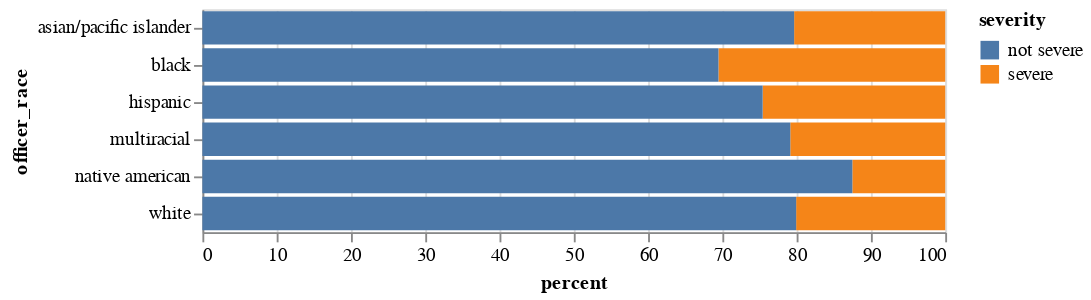

Notebook cell for this chart:
### Code cell
severe = discipline_severe_vs_all_race[['officer_race','perc_severe']].copy()
severe['severity'] = 'severe'

not_severe = discipline_severe_vs_all_race[['officer_race','perc_not_severe']].copy()
not_severe['severity'] = 'not severe'

severity_data = pd.concat(
    [severe.rename(columns={'perc_severe': 'percent'}),
    not_severe.rename(columns={'perc_not_severe': 'percent'})]
)

alt.Chart(severity_data).mark_bar().encode(
    x='percent',
    y='officer_race',
    color='severity'
)

### Figure 1 — Vega-Lite specification as saved in the notebook (floating-point values rounded to 4 significant figures)
{"config": {"view": {"continuousWidth": 400, "continuousHeight": 300}}, "data": {"name": "data-b85ec1878897c36a9d5c867a6319a4b7"}, "mark": "bar", "encoding": {"color": {"type": "nominal", "field": "severity"}, "x": {"type": "quantitative", "field": "percent"}, "y": {"type": "nominal", "field": "officer_race"}}, "$schema": "https://vega.github.io/schema/vega-lite/v4.8.1.json", "datasets": {"data-b85ec1878897c36a9d5c867a6319a4b7": [{"officer_race": "asian/pacific islander", "percent": 20.34, "severity": "severe"}, {"officer_race": "black", "percent": 30.53, "severity": "severe"}, {"officer_race": "hispanic", "percent": 24.58, "severity": "severe"}, {"officer_race": "multiracial", "percent": 20.86, "severity": "severe"}, {"officer_race": "native american", "percent": 12.5, "severity": "severe"}, {"officer_race": "white", "percent": 20.07, "severity": "severe"}, {"officer_race": "asian/pacific islander", "percent": 79.66, "severity": "not severe"}, {"officer_race": "black", "percent": 69.47, "severity": "not severe"}, {"officer_race": "hispanic", "percent": 75.42, "severity": "not severe"}, {"officer_race": "multiracial", "percent": 79.14, "severity": "not severe"}, {"officer_race": "native american", "percent": 87.5, "severity": "not severe"}, {"officer_race": "white", "percent": 79.93, "severity": "not severe"}]}}
